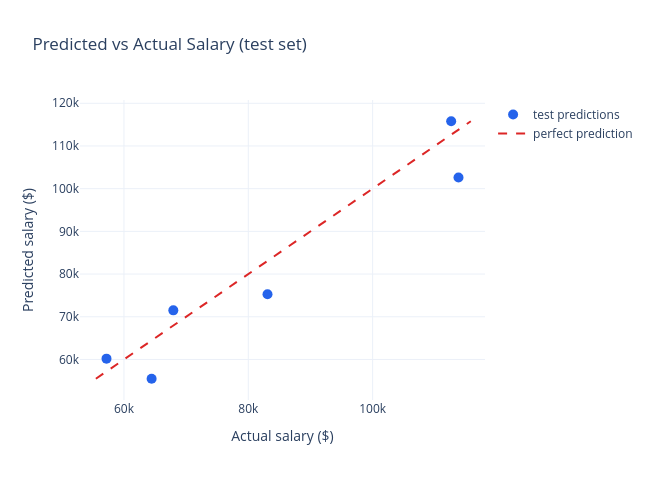

The notebook cell this image was saved under:
### Code cell
residual_figure = go.Figure()
residual_figure.add_trace(go.Scatter(x=y_test, y=y_pred, mode="markers",
                                      marker=dict(size=10, color="#2563eb"), name="test predictions"))
diag = [min(y_test.min(), y_pred.min()), max(y_test.max(), y_pred.max())]
residual_figure.add_trace(go.Scatter(x=diag, y=diag, mode="lines",
                                      line=dict(color="#dc2626", dash="dash"), name="perfect prediction"))
residual_figure.update_layout(title="Predicted vs Actual Salary (test set)", xaxis_title="Actual salary ($)",
                               yaxis_title="Predicted salary ($)", template="plotly_white", width=650, height=480)
residual_figure.show()

### Figure 1 — Plotly figure (JSON) as saved in the notebook; plotly's stock layout.template omitted (floating-point values rounded to 4 significant figures)
{"data": [{"marker": {"color": "#2563eb", "size": 10}, "mode": "markers", "name": "test predictions", "type": "scatter", "x": [112600.0, 67940.0, 113800.0, 83090.0, 64450.0, 57190.0], "y": [115800.0, 71500.0, 102600.0, 75270.0, 55480.0, 60190.0]}, {"line": {"color": "#dc2626", "dash": "dash"}, "mode": "lines", "name": "perfect prediction", "type": "scatter", "x": [55480.0, 115800.0], "y": [55480.0, 115800.0]}], "layout": {"height": 480, "title": {"text": "Predicted vs Actual Salary (test set)"}, "width": 650, "xaxis": {"title": {"text": "Actual salary ($)"}}, "yaxis": {"title": {"text": "Predicted salary ($)"}}}}
